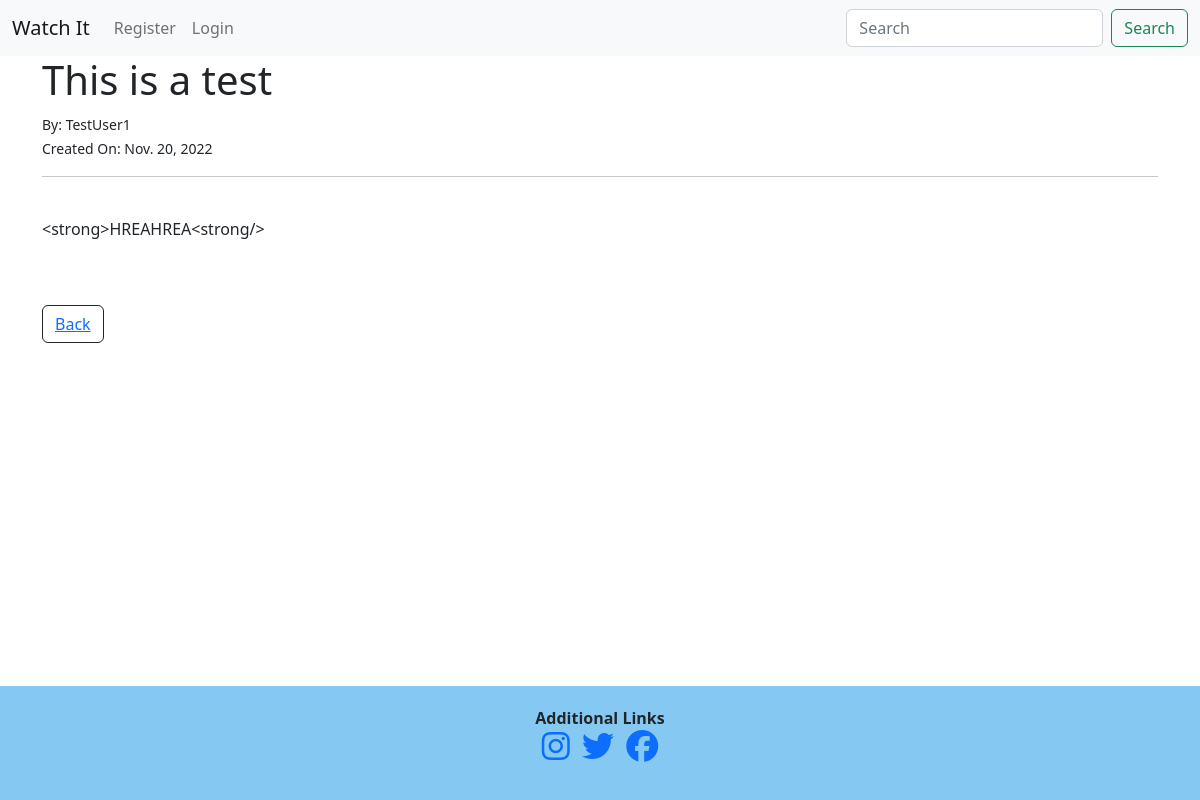
The app's page /movie/3, older data.
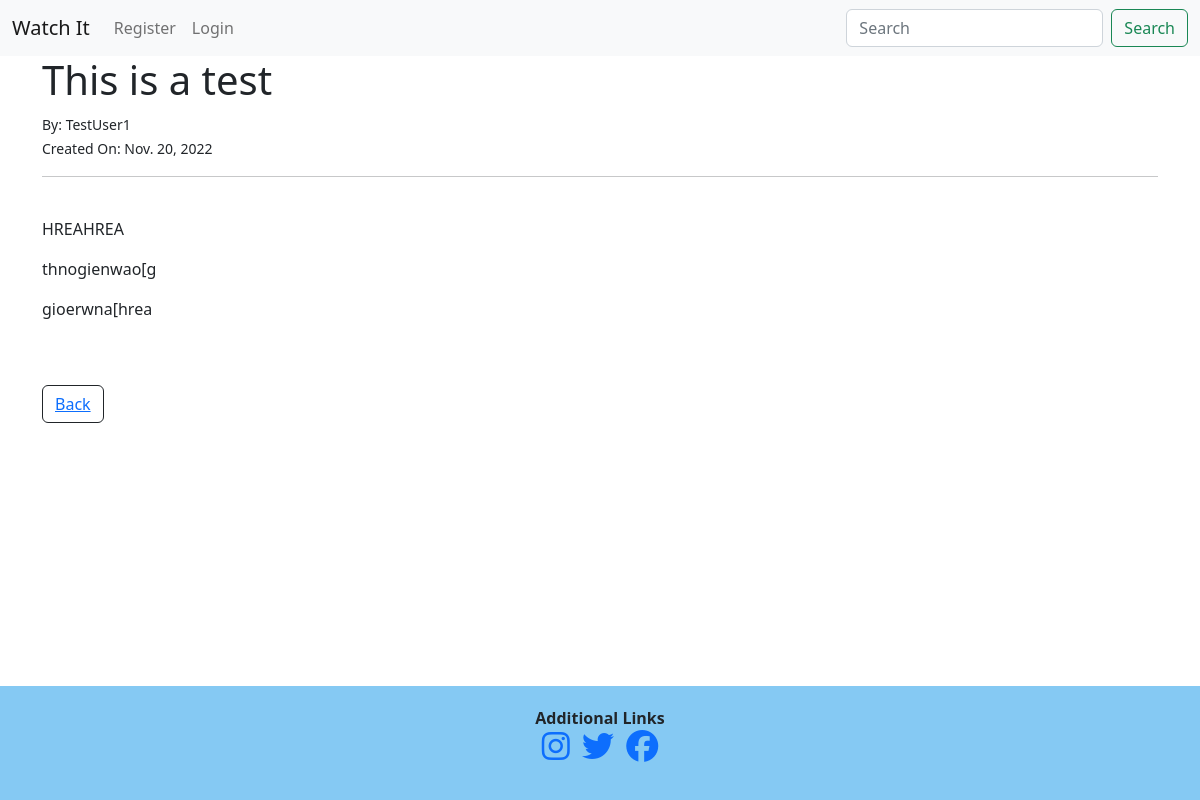
The same page, newer data.
### watchit/models.py (models this page shows, shortened)
class Post(models.Model):
    title = models.CharField(max_length=255)
    title_tag = models.CharField(max_length=255)
    author = models.ForeignKey(User, on_delete=models.CASCADE)
    """This will delete all of users' posts"""
    body = models.TextField()
    post_date = models.DateField(auto_now_add=True)

### watchit/views.py (the view)
# urls.py: path('movie/<int:pk>', MovieDetailView.as_view(), name="movie-detail"),
class MovieDetailView(DetailView):
    model = Post
    template_name = 'movie_details.html'

### watchit/templates/movie_details.html (shortened to what this page needs)
{% extends 'base.html' %}
{% block content %}
{% if user.is_authenticated %}
<h1> {{ post.title }} </h1>
<small> By: {{ post.author}} </small><br/>
<small> Created On: {{ post.post_date}} </small><br/>
<hr>
<br/>
{{ post.body|linebreaks }}
<br/>
<br/>
<button type="button" class="btn btn-outline-dark"><a href="{% url 'edit-movie' post.pk %}">Edit Movie</a></button><br/>
<button type="button" class="btn btn-outline-dark"><a href="{% url 'delete-movie' post.pk %}">Delete Movie</a></button><br/>
<button type="button" class="btn btn-outline-dark"><a href="{% url 'home' %}">Back</a></button>
{% else %}
<h1> {{ post.title }} </h1>
<small> By: {{ post.author}} </small><br/>
<small> Created On: {{ post.post_date}} </small><br/>
<hr>
<br/>
{{ post.body|linebreaks }}
<br/>
<br/>
<button type="button" class="btn btn-outline-dark"><a href="{% url 'home' %}">Back</a></button>
{% endif %}
{% endblock %}

Row changes from the older to the newer data that the page shows:
changed Post "This is a test": body "<strong>HREAHREA<strong/>" → "HREAHREA thnogienwao[g gioerwna[hrea"
